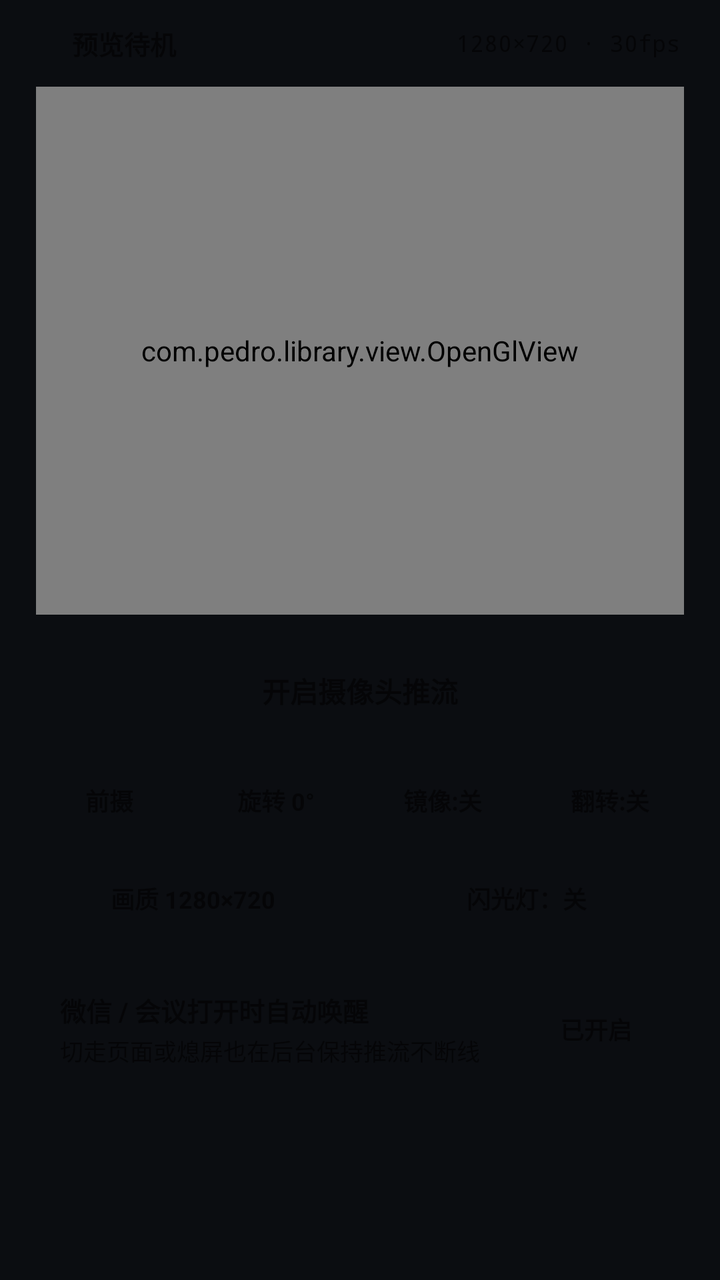
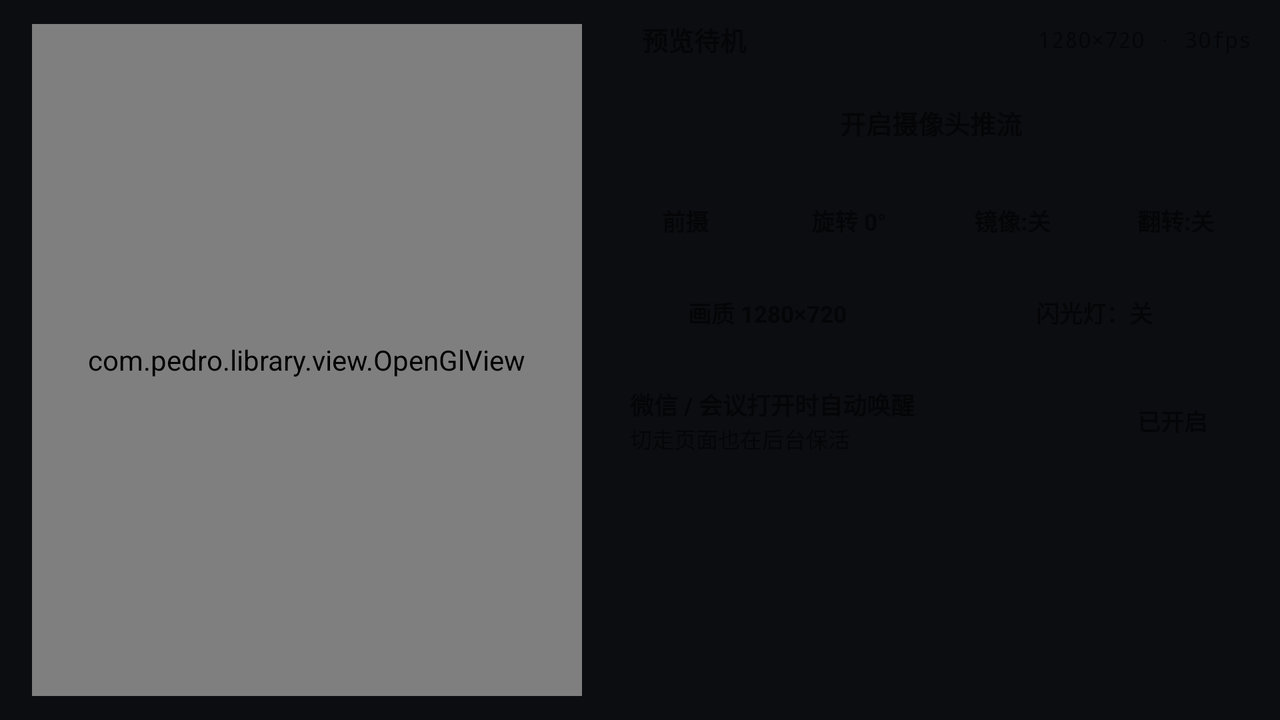

First picture: res/layout/ on a phone held upright. Second picture: the repository's own variant of that layout, on a device whose configuration matches the variant's folder. Source for both follows.
<!-- AndroidManifest.xml: application theme Theme.PhoneConsole -->
<!-- res/layout/page_camera.xml -->
<?xml version="1.0" encoding="utf-8"?>
<androidx.core.widget.NestedScrollView xmlns:android="http://schemas.android.com/apk/res/android"
    android:layout_width="match_parent"
    android:layout_height="match_parent"
    android:clipToPadding="false"
    android:fillViewport="true"
    android:paddingStart="16dp"
    android:paddingTop="12dp"
    android:paddingEnd="16dp"
    android:paddingBottom="16dp">

    <LinearLayout
        android:layout_width="match_parent"
        android:layout_height="wrap_content"
        android:orientation="vertical">

        
        <LinearLayout
            android:layout_width="match_parent"
            android:layout_height="wrap_content"
            android:gravity="center_vertical"
            android:orientation="horizontal"
            android:paddingStart="4dp"
            android:paddingEnd="4dp">

            <View
                android:id="@+id/cameraStatusDot"
                android:layout_width="8dp"
                android:layout_height="8dp"
                android:layout_marginEnd="8dp" />

            <TextView
                android:id="@+id/tvCameraStatus"
                android:layout_width="0dp"
                android:layout_height="wrap_content"
                android:layout_weight="1"
                android:text="预览待机"
                android:textSize="13sp"
                android:textStyle="bold" />

            <TextView
                android:id="@+id/tvCameraMeta"
                android:layout_width="wrap_content"
                android:layout_height="wrap_content"
                android:fontFamily="monospace"
                android:maxLines="1"
                android:text="1280×720 · 30fps"
                android:textSize="11.5sp" />
        </LinearLayout>

        
        <FrameLayout
            android:id="@+id/cameraPreviewFrame"
            android:layout_width="match_parent"
            android:layout_height="268dp"
            android:layout_marginTop="10dp"
            android:padding="2dp">

            <com.pedro.library.view.OpenGlView
                android:id="@+id/cameraGlView"
                android:layout_width="match_parent"
                android:layout_height="match_parent"
                android:layout_gravity="center" />

            
            <LinearLayout
                android:id="@+id/cameraPermissionCard"
                android:layout_width="match_parent"
                android:layout_height="match_parent"
                android:gravity="center"
                android:orientation="vertical"
                android:padding="20dp"
                android:visibility="gone">

                <TextView
                    android:id="@+id/tvCameraPermHint"
                    android:layout_width="wrap_content"
                    android:layout_height="wrap_content"
                    android:gravity="center"
                    android:text="将手机作为 PC 微信 / 会议高清摄像头\n需要授予相机权限"
                    android:textSize="13sp" />

                <TextView
                    android:id="@+id/btnCameraGrant"
                    android:layout_width="wrap_content"
                    android:layout_height="40dp"
                    android:layout_marginTop="14dp"
                    android:clickable="true"
                    android:focusable="true"
                    android:gravity="center"
                    android:paddingStart="18dp"
                    android:paddingEnd="18dp"
                    android:text="授予相机权限"
                    android:textSize="13sp"
                    android:textStyle="bold" />
            </LinearLayout>
        </FrameLayout>

        
        <TextView
            android:id="@+id/btnCameraToggle"
            android:layout_width="match_parent"
            android:layout_height="48dp"
            android:layout_marginTop="12dp"
            android:clickable="true"
            android:focusable="true"
            android:gravity="center"
            android:text="@string/camera_start"
            android:textSize="14sp"
            android:textStyle="bold" />

        
        <LinearLayout
            android:layout_width="match_parent"
            android:layout_height="wrap_content"
            android:layout_marginTop="10dp"
            android:baselineAligned="false"
            android:orientation="horizontal">

            <TextView
                android:id="@+id/btnCameraSwitch"
                android:layout_width="0dp"
                android:layout_height="42dp"
                android:layout_marginEnd="6dp"
                android:layout_weight="1"
                android:clickable="true"
                android:ellipsize="end"
                android:focusable="true"
                android:gravity="center"
                android:maxLines="1"
                android:paddingStart="6dp"
                android:paddingEnd="6dp"
                android:text="前摄"
                android:textSize="12sp"
                android:textStyle="bold" />

            <TextView
                android:id="@+id/btnCameraRotate"
                android:layout_width="0dp"
                android:layout_height="42dp"
                android:layout_marginEnd="6dp"
                android:layout_weight="1"
                android:clickable="true"
                android:ellipsize="end"
                android:focusable="true"
                android:gravity="center"
                android:maxLines="1"
                android:paddingStart="6dp"
                android:paddingEnd="6dp"
                android:text="旋转 0°"
                android:textSize="12sp"
                android:textStyle="bold" />

            <TextView
                android:id="@+id/btnCameraMirrorH"
                android:layout_width="0dp"
                android:layout_height="42dp"
                android:layout_marginEnd="6dp"
                android:layout_weight="1"
                android:clickable="true"
                android:ellipsize="end"
                android:focusable="true"
                android:gravity="center"
                android:maxLines="1"
                android:paddingStart="6dp"
                android:paddingEnd="6dp"
                android:text="镜像:关"
                android:textSize="12sp"
                android:textStyle="bold" />

            <TextView
                android:id="@+id/btnCameraMirrorV"
                android:layout_width="0dp"
                android:layout_height="42dp"
                android:layout_weight="1"
                android:clickable="true"
                android:ellipsize="end"
                android:focusable="true"
                android:gravity="center"
                android:maxLines="1"
                android:paddingStart="6dp"
                android:paddingEnd="6dp"
                android:text="翻转:关"
                android:textSize="12sp"
                android:textStyle="bold" />
        </LinearLayout>

        
        <LinearLayout
            android:layout_width="match_parent"
            android:layout_height="wrap_content"
            android:layout_marginTop="8dp"
            android:baselineAligned="false"
            android:orientation="horizontal">

            <TextView
                android:id="@+id/btnCameraRes"
                android:layout_width="0dp"
                android:layout_height="40dp"
                android:layout_marginEnd="6dp"
                android:layout_weight="1"
                android:clickable="true"
                android:focusable="true"
                android:gravity="center"
                android:maxLines="1"
                android:text="画质 1280×720"
                android:textSize="12sp"
                android:textStyle="bold" />

            <TextView
                android:id="@+id/btnCameraFlash"
                android:layout_width="0dp"
                android:layout_height="40dp"
                android:layout_weight="1"
                android:clickable="true"
                android:focusable="true"
                android:gravity="center"
                android:maxLines="1"
                android:text="闪光灯：关"
                android:textSize="12sp"
                android:textStyle="bold" />
        </LinearLayout>

        
        <LinearLayout
            android:id="@+id/cardCameraWake"
            android:layout_width="match_parent"
            android:layout_height="wrap_content"
            android:layout_marginTop="12dp"
            android:gravity="center_vertical"
            android:orientation="horizontal"
            android:padding="14dp">

            <LinearLayout
                android:layout_width="0dp"
                android:layout_height="wrap_content"
                android:layout_marginEnd="10dp"
                android:layout_weight="1"
                android:orientation="vertical">

                <TextView
                    android:id="@+id/tvCameraWakeTitle"
                    android:layout_width="wrap_content"
                    android:layout_height="wrap_content"
                    android:text="微信 / 会议打开时自动唤醒"
                    android:textSize="13sp"
                    android:textStyle="bold" />

                <TextView
                    android:id="@+id/tvCameraWakeSub"
                    android:layout_width="wrap_content"
                    android:layout_height="wrap_content"
                    android:layout_marginTop="2dp"
                    android:text="切走页面或熄屏也在后台保持推流不断线"
                    android:textSize="11.5sp" />
            </LinearLayout>

            <TextView
                android:id="@+id/btnCameraAutoDemand"
                android:layout_width="wrap_content"
                android:layout_height="34dp"
                android:clickable="true"
                android:focusable="true"
                android:gravity="center"
                android:paddingStart="14dp"
                android:paddingEnd="14dp"
                android:text="已开启"
                android:textSize="12sp"
                android:textStyle="bold" />
        </LinearLayout>
    </LinearLayout>
</androidx.core.widget.NestedScrollView>
<!-- resources referenced by this layout -->
<resources>
  <string name="camera_start">开启摄像头推流</string>
  <!-- from res/values-v28/ -->
  <style name="Theme.PhoneConsole" parent="Theme.MaterialComponents.DayNight.NoActionBar">
          <item name="colorPrimary">@color/accent_blue</item>
          <item name="colorPrimaryVariant">@color/accent_blue</item>
          <item name="colorSecondary">@color/accent_bright</item>
          <item name="android:colorBackground">@color/bg_obsidian</item>
          <item name="android:windowBackground">@color/bg_obsidian</item>
          <item name="android:statusBarColor">@android:color/transparent</item>
          <item name="android:navigationBarColor">@android:color/transparent</item>
          <item name="android:windowLayoutInDisplayCutoutMode">shortEdges</item>
          <item name="android:textColorPrimary">@color/text_primary</item>
          <item name="android:textColorSecondary">@color/text_secondary</item>
      </style>
  <color name="accent_blue">#3B82F6</color>
  <color name="accent_bright">#60A5FA</color>
  <color name="bg_obsidian">#0B0D11</color>
  <color name="text_primary">#F3F5F8</color>
  <color name="text_secondary">#9AA3B2</color>
</resources>
<!-- res/layout-land/page_camera.xml (the repository's variant of the layout above) -->
<!-- drawn on the phone turned sideways -->
<?xml version="1.0" encoding="utf-8"?>
<LinearLayout xmlns:android="http://schemas.android.com/apk/res/android"
    android:layout_width="match_parent"
    android:layout_height="match_parent"
    android:baselineAligned="false"
    android:orientation="horizontal"
    android:paddingStart="14dp"
    android:paddingTop="10dp"
    android:paddingEnd="14dp"
    android:paddingBottom="10dp">

    
    <FrameLayout
        android:id="@+id/cameraPreviewFrame"
        android:layout_width="0dp"
        android:layout_height="match_parent"
        android:layout_marginEnd="12dp"
        android:layout_weight="1"
        android:padding="2dp">

        <com.pedro.library.view.OpenGlView
            android:id="@+id/cameraGlView"
            android:layout_width="match_parent"
            android:layout_height="match_parent"
            android:layout_gravity="center" />

        <LinearLayout
            android:id="@+id/cameraPermissionCard"
            android:layout_width="match_parent"
            android:layout_height="match_parent"
            android:gravity="center"
            android:orientation="vertical"
            android:padding="16dp"
            android:visibility="gone">

            <TextView
                android:id="@+id/tvCameraPermHint"
                android:layout_width="wrap_content"
                android:layout_height="wrap_content"
                android:gravity="center"
                android:text="需要授予相机权限"
                android:textSize="12.5sp" />

            <TextView
                android:id="@+id/btnCameraGrant"
                android:layout_width="wrap_content"
                android:layout_height="36dp"
                android:layout_marginTop="10dp"
                android:clickable="true"
                android:focusable="true"
                android:gravity="center"
                android:paddingStart="14dp"
                android:paddingEnd="14dp"
                android:text="授予相机权限"
                android:textSize="12sp"
                android:textStyle="bold" />
        </LinearLayout>
    </FrameLayout>

    
    <ScrollView
        android:layout_width="0dp"
        android:layout_height="match_parent"
        android:layout_weight="1.15"
        android:fillViewport="true">

        <LinearLayout
            android:layout_width="match_parent"
            android:layout_height="wrap_content"
            android:orientation="vertical">

            <LinearLayout
                android:layout_width="match_parent"
                android:layout_height="wrap_content"
                android:gravity="center_vertical"
                android:orientation="horizontal">

                <View
                    android:id="@+id/cameraStatusDot"
                    android:layout_width="8dp"
                    android:layout_height="8dp"
                    android:layout_marginEnd="8dp" />

                <TextView
                    android:id="@+id/tvCameraStatus"
                    android:layout_width="0dp"
                    android:layout_height="wrap_content"
                    android:layout_weight="1"
                    android:text="预览待机"
                    android:textSize="13sp"
                    android:textStyle="bold" />

                <TextView
                    android:id="@+id/tvCameraMeta"
                    android:layout_width="wrap_content"
                    android:layout_height="wrap_content"
                    android:fontFamily="monospace"
                    android:maxLines="1"
                    android:text="1280×720 · 30fps"
                    android:textSize="11sp" />
            </LinearLayout>

            <TextView
                android:id="@+id/btnCameraToggle"
                android:layout_width="match_parent"
                android:layout_height="44dp"
                android:layout_marginTop="10dp"
                android:clickable="true"
                android:focusable="true"
                android:gravity="center"
                android:text="@string/camera_start"
                android:textSize="13sp"
                android:textStyle="bold" />

            <LinearLayout
                android:layout_width="match_parent"
                android:layout_height="wrap_content"
                android:layout_marginTop="8dp"
                android:baselineAligned="false"
                android:orientation="horizontal">

                <TextView
                    android:id="@+id/btnCameraSwitch"
                    android:layout_width="0dp"
                    android:layout_height="38dp"
                    android:layout_marginEnd="6dp"
                    android:layout_weight="1"
                    android:clickable="true"
                    android:ellipsize="end"
                    android:focusable="true"
                    android:gravity="center"
                    android:maxLines="1"
                    android:text="前摄"
                    android:textSize="11.5sp"
                    android:textStyle="bold" />

                <TextView
                    android:id="@+id/btnCameraRotate"
                    android:layout_width="0dp"
                    android:layout_height="38dp"
                    android:layout_marginEnd="6dp"
                    android:layout_weight="1"
                    android:clickable="true"
                    android:ellipsize="end"
                    android:focusable="true"
                    android:gravity="center"
                    android:maxLines="1"
                    android:text="旋转 0°"
                    android:textSize="11.5sp"
                    android:textStyle="bold" />

                <TextView
                    android:id="@+id/btnCameraMirrorH"
                    android:layout_width="0dp"
                    android:layout_height="38dp"
                    android:layout_marginEnd="6dp"
                    android:layout_weight="1"
                    android:clickable="true"
                    android:ellipsize="end"
                    android:focusable="true"
                    android:gravity="center"
                    android:maxLines="1"
                    android:text="镜像:关"
                    android:textSize="11.5sp"
                    android:textStyle="bold" />

                <TextView
                    android:id="@+id/btnCameraMirrorV"
                    android:layout_width="0dp"
                    android:layout_height="38dp"
                    android:layout_weight="1"
                    android:clickable="true"
                    android:ellipsize="end"
                    android:focusable="true"
                    android:gravity="center"
                    android:maxLines="1"
                    android:text="翻转:关"
                    android:textSize="11.5sp"
                    android:textStyle="bold" />
            </LinearLayout>

            <LinearLayout
                android:layout_width="match_parent"
                android:layout_height="wrap_content"
                android:layout_marginTop="8dp"
                android:baselineAligned="false"
                android:orientation="horizontal">

                <TextView
                    android:id="@+id/btnCameraRes"
                    android:layout_width="0dp"
                    android:layout_height="38dp"
                    android:layout_marginEnd="6dp"
                    android:layout_weight="1"
                    android:clickable="true"
                    android:focusable="true"
                    android:gravity="center"
                    android:maxLines="1"
                    android:text="画质 1280×720"
                    android:textSize="11.5sp"
                    android:textStyle="bold" />

                <TextView
                    android:id="@+id/btnCameraFlash"
                    android:layout_width="0dp"
                    android:layout_height="38dp"
                    android:layout_weight="1"
                    android:clickable="true"
                    android:focusable="true"
                    android:gravity="center"
                    android:maxLines="1"
                    android:text="闪光灯：关"
                    android:textSize="11.5sp"
                    android:textStyle="bold" />
            </LinearLayout>

            <LinearLayout
                android:id="@+id/cardCameraWake"
                android:layout_width="match_parent"
                android:layout_height="wrap_content"
                android:layout_marginTop="8dp"
                android:gravity="center_vertical"
                android:orientation="horizontal"
                android:padding="10dp">

                <LinearLayout
                    android:layout_width="0dp"
                    android:layout_height="wrap_content"
                    android:layout_marginEnd="8dp"
                    android:layout_weight="1"
                    android:orientation="vertical">

                    <TextView
                        android:id="@+id/tvCameraWakeTitle"
                        android:layout_width="wrap_content"
                        android:layout_height="wrap_content"
                        android:text="微信 / 会议打开时自动唤醒"
                        android:textSize="12sp"
                        android:textStyle="bold" />

                    <TextView
                        android:id="@+id/tvCameraWakeSub"
                        android:layout_width="wrap_content"
                        android:layout_height="wrap_content"
                        android:text="切走页面也在后台保活"
                        android:textSize="11sp" />
                </LinearLayout>

                <TextView
                    android:id="@+id/btnCameraAutoDemand"
                    android:layout_width="wrap_content"
                    android:layout_height="32dp"
                    android:clickable="true"
                    android:focusable="true"
                    android:gravity="center"
                    android:paddingStart="12dp"
                    android:paddingEnd="12dp"
                    android:text="已开启"
                    android:textSize="11.5sp"
                    android:textStyle="bold" />
            </LinearLayout>
        </LinearLayout>
    </ScrollView>
</LinearLayout>
